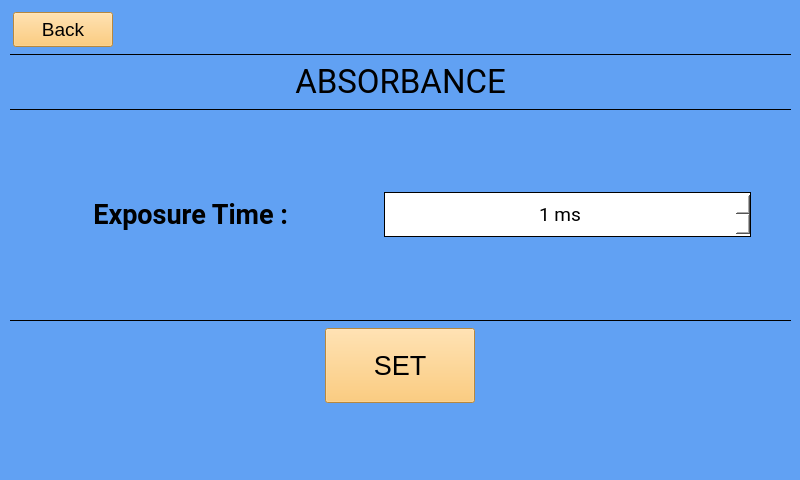
<?xml version="1.0" encoding="UTF-8"?>
<ui version="4.0">
 <class>Form</class>
 <widget class="QWidget" name="Form">
  <property name="geometry">
   <rect>
    <x>0</x>
    <y>0</y>
    <width>800</width>
    <height>480</height>
   </rect>
  </property>
  <property name="sizePolicy">
   <sizepolicy hsizetype="Preferred" vsizetype="Maximum">
    <horstretch>0</horstretch>
    <verstretch>0</verstretch>
   </sizepolicy>
  </property>
  <property name="maximumSize">
   <size>
    <width>800</width>
    <height>480</height>
   </size>
  </property>
  <property name="windowTitle">
   <string>Form</string>
  </property>
  <property name="styleSheet">
   <string notr="true">background-color: rgb(97, 161, 243);</string>
  </property>
  <widget class="QWidget" name="layoutWidget">
   <property name="geometry">
    <rect>
     <x>10</x>
     <y>12</y>
     <width>781</width>
     <height>391</height>
    </rect>
   </property>
   <layout class="QVBoxLayout" name="verticalLayout_3">
    <item>
     <layout class="QVBoxLayout" name="verticalLayout_2">
      <item>
       <layout class="QHBoxLayout" name="horizontalLayout_2">
        <property name="sizeConstraint">
         <enum>QLayout::SetMaximumSize</enum>
        </property>
        <item>
         <widget class="QPushButton" name="back_button">
          <property name="sizePolicy">
           <sizepolicy hsizetype="Maximum" vsizetype="Maximum">
            <horstretch>0</horstretch>
            <verstretch>0</verstretch>
           </sizepolicy>
          </property>
          <property name="minimumSize">
           <size>
            <width>100</width>
            <height>35</height>
           </size>
          </property>
          <property name="maximumSize">
           <size>
            <width>100</width>
            <height>35</height>
           </size>
          </property>
          <property name="font">
           <font>
            <pointsize>14</pointsize>
           </font>
          </property>
          <property name="styleSheet">
           <string notr="true">background-color: rgb(255, 191, 88);

</string>
          </property>
          <property name="text">
           <string>Back</string>
          </property>
         </widget>
        </item>
        <item>
         <spacer name="horizontalSpacer_5">
          <property name="orientation">
           <enum>Qt::Horizontal</enum>
          </property>
          <property name="sizeType">
           <enum>QSizePolicy::Maximum</enum>
          </property>
          <property name="sizeHint" stdset="0">
           <size>
            <width>675</width>
            <height>20</height>
           </size>
          </property>
         </spacer>
        </item>
       </layout>
      </item>
      <item>
       <layout class="QVBoxLayout" name="verticalLayout">
        <item>
         <widget class="Line" name="line_4">
          <property name="frameShadow">
           <enum>QFrame::Plain</enum>
          </property>
          <property name="orientation">
           <enum>Qt::Horizontal</enum>
          </property>
         </widget>
        </item>
        <item>
         <layout class="QHBoxLayout" name="horizontalLayout">
          <item>
           <spacer name="horizontalSpacer_2">
            <property name="orientation">
             <enum>Qt::Horizontal</enum>
            </property>
            <property name="sizeHint" stdset="0">
             <size>
              <width>40</width>
              <height>20</height>
             </size>
            </property>
           </spacer>
          </item>
          <item>
           <widget class="QLabel" name="title_label">
            <property name="sizePolicy">
             <sizepolicy hsizetype="Maximum" vsizetype="Maximum">
              <horstretch>0</horstretch>
              <verstretch>0</verstretch>
             </sizepolicy>
            </property>
            <property name="maximumSize">
             <size>
              <width>555</width>
              <height>40</height>
             </size>
            </property>
            <property name="font">
             <font>
              <family>Roboto</family>
              <pointsize>25</pointsize>
              <weight>50</weight>
              <italic>false</italic>
              <bold>false</bold>
             </font>
            </property>
            <property name="styleSheet">
             <string notr="true"/>
            </property>
            <property name="text">
             <string>&lt;html&gt;&lt;head/&gt;&lt;body&gt;&lt;p align=&quot;center&quot;&gt;ABSORBANCE&lt;/p&gt;&lt;/body&gt;&lt;/html&gt;</string>
            </property>
            <property name="textFormat">
             <enum>Qt::AutoText</enum>
            </property>
           </widget>
          </item>
          <item>
           <spacer name="horizontalSpacer">
            <property name="orientation">
             <enum>Qt::Horizontal</enum>
            </property>
            <property name="sizeHint" stdset="0">
             <size>
              <width>40</width>
              <height>20</height>
             </size>
            </property>
           </spacer>
          </item>
         </layout>
        </item>
        <item>
         <widget class="Line" name="line_5">
          <property name="frameShadow">
           <enum>QFrame::Plain</enum>
          </property>
          <property name="orientation">
           <enum>Qt::Horizontal</enum>
          </property>
         </widget>
        </item>
       </layout>
      </item>
      <item>
       <spacer name="verticalSpacer">
        <property name="orientation">
         <enum>Qt::Vertical</enum>
        </property>
        <property name="sizeType">
         <enum>QSizePolicy::Maximum</enum>
        </property>
        <property name="sizeHint" stdset="0">
         <size>
          <width>20</width>
          <height>100</height>
         </size>
        </property>
       </spacer>
      </item>
      <item>
       <layout class="QHBoxLayout" name="horizontalLayout_3">
        <item>
         <widget class="QLabel" name="expTime_label">
          <property name="enabled">
           <bool>true</bool>
          </property>
          <property name="font">
           <font>
            <family>Roboto</family>
            <pointsize>14</pointsize>
            <weight>75</weight>
            <bold>true</bold>
           </font>
          </property>
          <property name="text">
           <string>&lt;html&gt;&lt;head/&gt;&lt;body&gt;&lt;p align=&quot;center&quot;&gt;&lt;span style=&quot; font-size:20pt;&quot;&gt;Exposure Time : &lt;/span&gt;&lt;/p&gt;&lt;/body&gt;&lt;/html&gt;</string>
          </property>
         </widget>
        </item>
        <item>
         <widget class="QSpinBox" name="expTime_singWave_spinBox">
          <property name="enabled">
           <bool>true</bool>
          </property>
          <property name="sizePolicy">
           <sizepolicy hsizetype="Minimum" vsizetype="Maximum">
            <horstretch>0</horstretch>
            <verstretch>0</verstretch>
           </sizepolicy>
          </property>
          <property name="minimumSize">
           <size>
            <width>0</width>
            <height>45</height>
           </size>
          </property>
          <property name="maximumSize">
           <size>
            <width>16777215</width>
            <height>45</height>
           </size>
          </property>
          <property name="font">
           <font>
            <family>Roboto</family>
            <pointsize>14</pointsize>
            <weight>50</weight>
            <bold>false</bold>
           </font>
          </property>
          <property name="styleSheet">
           <string notr="true">background-color: rgb(255,255,255);
border-color: rgb(0, 0, 0);
border-style: outset;
border-width: 1px;</string>
          </property>
          <property name="alignment">
           <set>Qt::AlignCenter</set>
          </property>
          <property name="suffix">
           <string> ms</string>
          </property>
          <property name="prefix">
           <string/>
          </property>
          <property name="minimum">
           <number>1</number>
          </property>
          <property name="maximum">
           <number>1000000</number>
          </property>
          <property name="value">
           <number>1</number>
          </property>
         </widget>
        </item>
        <item>
         <spacer name="horizontalSpacer_14">
          <property name="orientation">
           <enum>Qt::Horizontal</enum>
          </property>
          <property name="sizeType">
           <enum>QSizePolicy::Maximum</enum>
          </property>
          <property name="sizeHint" stdset="0">
           <size>
            <width>40</width>
            <height>20</height>
           </size>
          </property>
         </spacer>
        </item>
       </layout>
      </item>
      <item>
       <spacer name="verticalSpacer_2">
        <property name="orientation">
         <enum>Qt::Vertical</enum>
        </property>
        <property name="sizeType">
         <enum>QSizePolicy::Maximum</enum>
        </property>
        <property name="sizeHint" stdset="0">
         <size>
          <width>20</width>
          <height>100</height>
         </size>
        </property>
       </spacer>
      </item>
      <item>
       <widget class="Line" name="line_8">
        <property name="frameShadow">
         <enum>QFrame::Plain</enum>
        </property>
        <property name="orientation">
         <enum>Qt::Horizontal</enum>
        </property>
       </widget>
      </item>
     </layout>
    </item>
    <item>
     <layout class="QHBoxLayout" name="horizontalLayout_4">
      <item>
       <spacer name="horizontalSpacer_12">
        <property name="orientation">
         <enum>Qt::Horizontal</enum>
        </property>
        <property name="sizeType">
         <enum>QSizePolicy::Maximum</enum>
        </property>
        <property name="sizeHint" stdset="0">
         <size>
          <width>40</width>
          <height>20</height>
         </size>
        </property>
       </spacer>
      </item>
      <item>
       <widget class="QPushButton" name="set_button">
        <property name="maximumSize">
         <size>
          <width>150</width>
          <height>75</height>
         </size>
        </property>
        <property name="font">
         <font>
          <pointsize>20</pointsize>
         </font>
        </property>
        <property name="styleSheet">
         <string notr="true">background-color: rgb(255, 191, 88);

</string>
        </property>
        <property name="text">
         <string>SET</string>
        </property>
       </widget>
      </item>
      <item>
       <spacer name="horizontalSpacer_13">
        <property name="orientation">
         <enum>Qt::Horizontal</enum>
        </property>
        <property name="sizeType">
         <enum>QSizePolicy::Maximum</enum>
        </property>
        <property name="sizeHint" stdset="0">
         <size>
          <width>40</width>
          <height>75</height>
         </size>
        </property>
       </spacer>
      </item>
     </layout>
    </item>
   </layout>
  </widget>
 </widget>
 <resources/>
 <connections/>
</ui>
